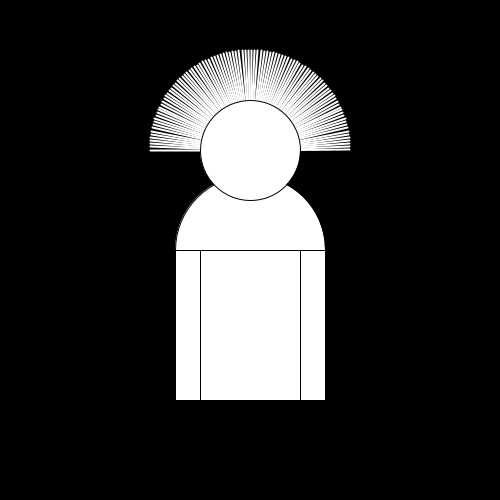
Frame 1 (no input)
Frame 60 (the mouse pressed at the canvas centre just before this capture): identical to frame 1, image omitted
Frame 120 (the mouse held since frame 60 and released just before this capture): identical to frame 1, image omitted

The Processing sketch that drew this single still picture (run headless with seeded random() and noise(); from frame 60 on, the mouse is pressed at the canvas centre):

// Processing sketch: Portrait_10_ext_function
// ── Portrait_10_ext_function.pde
/* 
*  Portrait 03
*  Einfache Variablen
*  HKB 16 Parametric Design, MR
*/

int dicke=100;
int mitteX;
int mitteY;
int anzahlHaare=100;

// Setup Funktion, wird einmal aufgerufen
void setup(){ 
   size(500,500);
   mitteX=width/2;
   mitteY=height/2;  
    
}


// Draw Funktion, wird geloopt
void draw(){

  background(0);
  stroke(0);
  arc(mitteX, 250, dicke*1.5, 150, -PI, 0, OPEN);
  

   drawHair();
  
  ellipse(mitteX,mitteY-100,100,100);
  rect(mitteX-dicke/2,mitteY,dicke,150);
  rect(mitteX-dicke*3/4,mitteY,dicke/4,150);
  rect(mitteX+dicke/2,mitteY,dicke/4,150);
 
}


void mouseMoved(){
  anzahlHaare=mouseX;
}


void drawHair(){
  pushStyle();
  pushMatrix();
   stroke(255);
   strokeWeight(2);
  translate(mitteX,mitteY-100);
  float startangle=-180;
  rotate(radians(startangle));
  float angle=180.0/float(anzahlHaare-1);
  for(int i=0;i<anzahlHaare;i++){ 
    line(0, 0,100,0);
    rotate(radians(angle));
  }
  popMatrix();
  popStyle();
}
